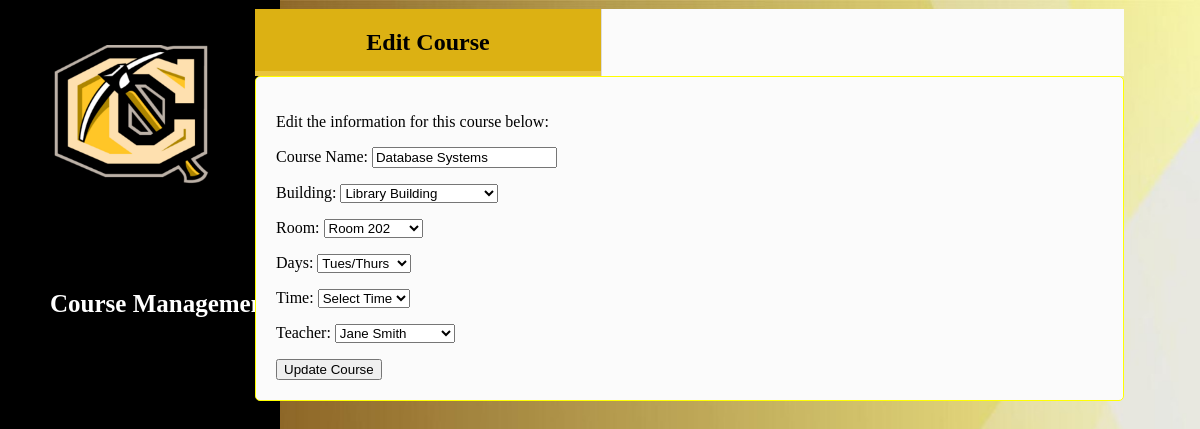
The app's page /code/middleend/edit_course.php?courseid=2 with its own data.
### tables this page shows
CREATE TABLE `course` (
  `courseid` bigint(20) NOT NULL,
  `coursedesc` varchar(400) NOT NULL,
  `building` varchar(25) NOT NULL,
  `room` varchar(25) NOT NULL,
  `time` varchar(25) NOT NULL,
  `days` varchar(10) NOT NULL,
  `facultyid` bigint(20) NOT NULL
);

CREATE TABLE `building` (
  `buildingid` bigint(20) NOT NULL,
  `buildingdesc` varchar(400) NOT NULL,
  `orderby` int(10) NOT NULL,
  `isactive` binary(3) NOT NULL
);

CREATE TABLE `faculty` (
  `id` bigint(20) NOT NULL,
  `firstname` varchar(50) NOT NULL,
  `lastname` varchar(50) NOT NULL,
  `office` varchar(50) NOT NULL,
  `email` varchar(150) NOT NULL,
  `phonenumber` varchar(10) NOT NULL,
  `facultyrole` varchar(50) NOT NULL
);

### code/middleend/edit_course.php (the view, shortened to what this page needs)
<?php
include "db_connect.php";
$courseid = $_GET['courseid'] ?? null;
$buildings = $conn->query("SELECT buildingdesc FROM building");
$rooms = $conn->query("SELECT roomdesc FROM room");
$teachers = $conn->query("SELECT id, firstname, lastname FROM faculty");
$stmt = $conn->prepare("SELECT * FROM course WHERE courseid = ?");
$stmt->bind_param("i", $courseid);
$stmt->execute();
$result = $stmt->get_result();
$course = $result->fetch_assoc();
?>
<!DOCTYPE html>
<html>
<head>
    <link rel="stylesheet" href="../../assets/css/style.css" />
    <link href="https://unpkg.com/boxicons@2.1.4/css/boxicons.min.css" rel="stylesheet">
</head>
<body class="admin">
    <ul class="sidebar">
        <img src="../../assets/images/cameron.png" class="logo">
        <div><li><a>Course Management</a></li></div>
    </ul>
    <div class="action-box">
        <div class="tabs">
            <ol>
                <li class="active">
                    <span class="text">Edit Course</span>
                </li>
            </ol>
        </div>
        <div class="content">
            <div class="tab_wrap">
                <div><p>Edit the information for this course below:</p></div>
                <div>
                    <form method="post">
                        <p>Course Name: <input type="text" name="coursedesc" value="<?= htmlspecialchars($course['coursedesc']) ?>" required></p>
                        <div class="input-box">
                        <p>Building:
                            <select name="building" required>
                                <?php while ($b = $buildings->fetch_assoc()): ?>
                                    <option value="<?= htmlspecialchars($b['buildingdesc']) ?>" <?= $b['buildingdesc'] === $course['building'] ? 'selected' : '' ?>>
                                        <?= htmlspecialchars($b['buildingdesc']) ?>
                                    </option>
                                <?php endwhile; ?>
                            </select>
                        </p>
                        </div>
                        <div class="input-box">
                        <p>Room:
                            <select name="room" required>
                                <?php while ($r = $rooms->fetch_assoc()): ?>
                                    <option value="<?= htmlspecialchars($r['roomdesc']) ?>" <?= $r['roomdesc'] === $course['room'] ? 'selected' : '' ?>>
                                        <?= htmlspecialchars($r['roomdesc']) ?>
                                    </option>
                                <?php endwhile; ?>
                            </select>
                        </p>
                        </div>
                        <div class="input-box">
                        <p>Days:
                            <select name="days" required>
                                <option value="TR" <?= $course['days'] === 'TR' ? 'selected' : '' ?>>Tues/Thurs</option>
                            </select>
                        </p>
                        </div>
                        <div class="input-box">
                        <p>Time:
                            <select name="time" required>
                                <option value="">Select Time</option>
                            </select>
                        </p>
                        </div>
                        <div class="input-box">
                        <p>Teacher:
                            <select name="facultyid" required>
                                <?php while ($t = $teachers->fetch_assoc()): ?>
                                    <option value="<?= $t['id'] ?>" <?= $t['id'] == $course['facultyid'] ? 'selected' : '' ?>>
                                        <?= htmlspecialchars($t['firstname'] . ' ' . $t['lastname']) ?>
                                    </option>
                                <?php endwhile; ?>
                            </select>
                        </p>
                        </div>
                        <button type="submit">Update Course</button>
                    </form>
                </div>
            </div>
        </div>
    </div>
</body>
</html>

### assets/css/style.css (style rules this page uses)
html, body { margin: 0; padding: 0; overflow: auto; width: 100%; height: 100%; }
.login, .advisor, .admin , .faculty { width: 100%; min-height: 100vh; background: url('../images/background.jpg') no-repeat; background-size: cover; background-position: center; }
.text { font-size: 24px; margin: 20px 0; padding:20px }
ul.sidebar { list-style-type: none; margin: -20px; padding: -20px; width: 260px; background-color: black; position: fixed; height: 120%; overflow: auto; text-align: center; }
.logo { display: flex; margin-left: 0px; margin-right: auto; margin-top: 50px; height: 200px; width: 200px; padding: 15px; }
li a { display: block; color: #fff; font-size: 25px; font-weight: bold; padding: 30px 0 30px 30px; text-decoration: none; text-align: left; }
.action-box { position: absolute; width: 75%; height: 750px; top: 50%; left: 50%; transform: translate(-40%, -50%); border-radius: 10px; margin-top: 20x; }
.tabs ol { display: flex; margin: 0 auto; padding: 0px; margin-top: -1em; text-align: center; background: #fbfbfb;; margin-left: 15px; margin-right: 16px; }
.tabs ol li { width: 306px; padding: 20px; border-right: 1px solid #dddddd; text-align: center; list-style-type: none; font-size: 14px; font-weight: 600; cursor: pointer; transition: all 0.2s ease; position: relative; }
.tabs ol li::before { content: ""; position: absolute; bottom: 0; left: 0; width: 100%; height: 5px; background-color: #eac53e; transition: all 0.2s ease; opacity: 0; }
.tabs ol li:hover, .tabs ol li.active { background: #dcb113; color: black; }
.tabs ol li:hover:before, .tabs ol li.active:before { opacity: 1; }
.content { background: #fbfbfb; border: 1px solid yellow; border-radius: 5px; padding: 20px; margin-left: 15px; margin-right: 16px; }

### records on screen
course: coursedesc "Database Systems", building "Library Building", room "Room 202", days "Tues/Thurs", facultyid "Jane Smith"
